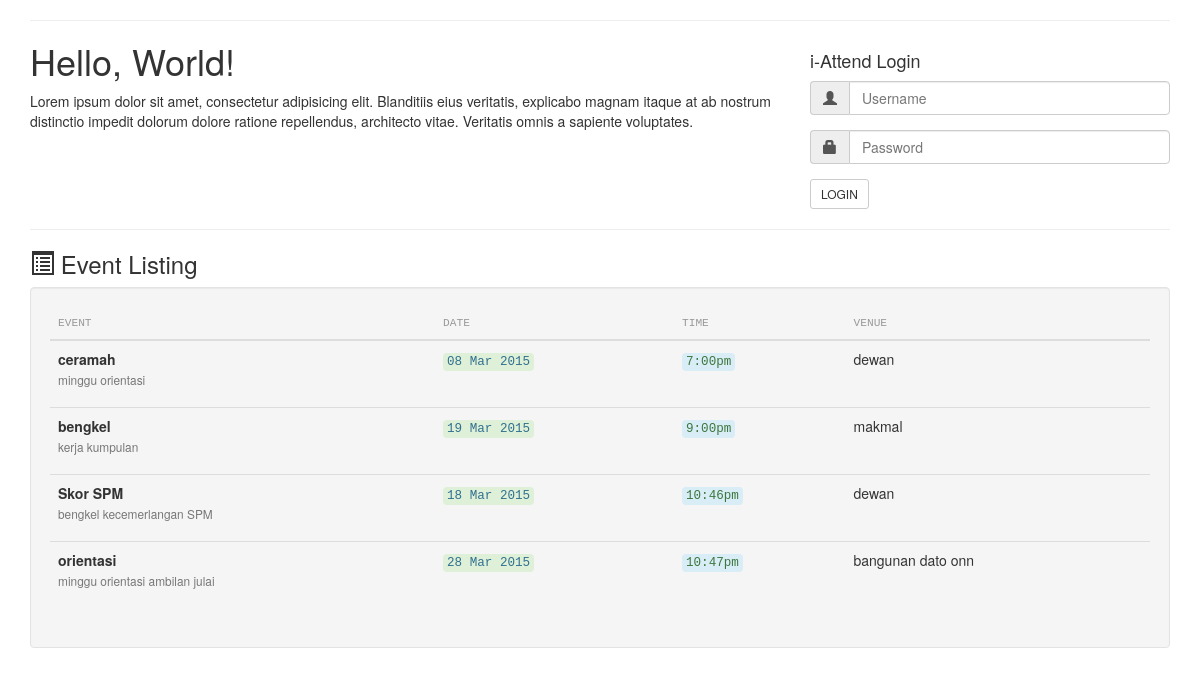
The page / on the database its author committed.
### tables this page shows
CREATE TABLE `event` (
  `id` int(11) NOT NULL AUTO_INCREMENT,
  `name` varchar(50) DEFAULT NULL,
  `descp` varchar(255) DEFAULT NULL,
  `venue` varchar(255) DEFAULT NULL,
  `day` date DEFAULT NULL,
  `time` time DEFAULT NULL,
  PRIMARY KEY (`id`)
);

### php/event.php (the view, shortened to what this page needs)
<?php
function eventRead($input){
	$sql = "SELECT * FROM event";
	$dbc = Database();
	$qry = $dbc->prepare($sql);
	$qry->execute();
	$rows = $qry->fetchAll(PDO::FETCH_ASSOC);
	if($input == 'ret'){
		return $rows;
	}
}
function eventList(){
	$buff = '';
	$res = eventRead('ret');
	foreach($res as $row){
		$buff.="<tr>
		<td><p><strong>".$row['name']."</strong><br><small class=\"text-muted\">".$row['descp']."</small></p></td>
		<td><code class=\"bg-success text-info\">".date('d M Y',strtotime($row['day']))."</code></td>
		<td><code class=\"bg-info text-success\">".date('g:ia',strtotime($row['time']))."</code></td>
		<td>".$row['venue']."</td></tr>";
	}
	echo $buff;
}

### index.php (shortened to what this page needs)
<!DOCTYPE html>
<html>
<head>
	<link rel="stylesheet" type="text/css" href="static/vendor/bootstrap.css">
	<link rel="stylesheet" type="text/css" href="static/css/iattend.css">
</head>
<body>
	<div class="container">
		<hr>
		<div class="row">
			<div class="col-md-8">
				<h1 style="margin-top:0">Hello, World!</h1>
				<p>Lorem ipsum dolor sit amet, consectetur adipisicing elit. Blanditiis eius veritatis, explicabo magnam itaque at ab nostrum distinctio impedit dolorum dolore ratione repellendus, architecto vitae. Veritatis omnis a sapiente voluptates.</p>
			</div>
			<div class="col-md-4">
				<h4>i-Attend Login</h4>
				<form name="login" action="php/router.php" method="POST">
					<div class="form-group">
						<div class="input-group">
							<span class="input-group-addon"><span class="glyphicon glyphicon-user"></span></span>
							<input type="text" name="username" class="form-control" placeholder="Username">
						</div>
					</div>
					<div class="form-group">
						<div class="input-group">
							<span class="input-group-addon"><span class="glyphicon glyphicon-lock"></span></span>
							<input type="password" name="password" class="form-control" placeholder="Password">
						</div>
					</div>
					<input type="submit" class="btn btn-default btn-sm" value="LOGIN">
				</form>
			</div>
		</div>
		<hr>
		<div class="">
			<h3><span class="glyphicon glyphicon-list-alt"></span> Event Listing</h3>
			<div class="well table-responsive">
				<table class="table">
					<thead>
						<tr>
							<th>Event</th>
							<th>Date</th>
							<th>Time</th>
							<th>Venue</th>
						</tr>
					</thead>
					<tbody>
						<?php include('php/database.php'); include('php/event.php'); eventList(); ?>
					</tbody>
				</table>
			</div>
		</div>
	</div>
</body>
</html>

### static/css/iattend.css (style rules this page uses)
.table thead th { font-family: 'Menlo', monospace; font-weight: normal; font-size: 0.8em; color: #999; text-transform: uppercase; }
.table tbody td:first-child { max-width: 400px; }

### rows shown on the page
event: name "ceramah", descp "minggu orientasi", day "08 Mar 2015", time "7:00pm", venue "dewan"
event: name "bengkel", descp "kerja kumpulan", day "19 Mar 2015", time "9:00pm", venue "makmal"
event: name "Skor SPM", descp "bengkel kecemerlangan SPM", day "18 Mar 2015", time "10:46pm", venue "dewan"
event: name "orientasi", descp "minggu orientasi ambilan julai", day "28 Mar 2015", time "10:47pm", venue "bangunan dato onn"
